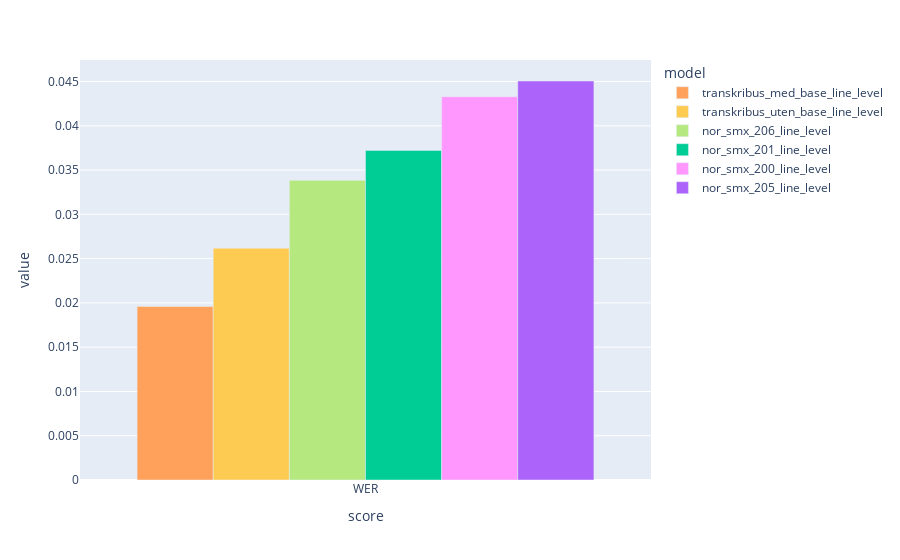

Notebook code for this chart:
### Code cell
plot_df = plot_data_df[plot_data_df.score.apply(lambda x: "1" not in x)]
plot_df = plot_df[plot_df.model.apply(lambda x: "sme" not in x)]
plot_df = plot_df[plot_df.model.apply(lambda x: "page" not in x)]
plot_df = plot_df[plot_df.model.apply(lambda x: "20" in x or "transkribus" in x)]
plot_df = plot_df[plot_df.score.apply(lambda x: "WER" in x)]

plot_df = plot_df.sort_values("value")
plot_df.plot.bar(
    x="score", y="value", color="model", barmode="group", color_discrete_map=color_map
)

### Figure 1 — Plotly figure (JSON) as saved in the notebook; plotly's stock layout.template omitted (floating-point values rounded to 4 significant figures)
{"data": [{"alignmentgroup": "True", "hovertemplate": "model=transkribus_med_base_line_level<br>score=%{x}<br>value=%{y}<extra></extra>", "legendgroup": "transkribus_med_base_line_level", "marker": {"color": "#FFA15A", "pattern": {"shape": ""}}, "name": "transkribus_med_base_line_level", "offsetgroup": "transkribus_med_base_line_level", "orientation": "v", "showlegend": true, "textposition": "auto", "type": "bar", "x": ["WER"], "xaxis": "x", "y": [0.01959], "yaxis": "y"}, {"alignmentgroup": "True", "hovertemplate": "model=transkribus_uten_base_line_level<br>score=%{x}<br>value=%{y}<extra></extra>", "legendgroup": "transkribus_uten_base_line_level", "marker": {"color": "#FECB52", "pattern": {"shape": ""}}, "name": "transkribus_uten_base_line_level", "offsetgroup": "transkribus_uten_base_line_level", "orientation": "v", "showlegend": true, "textposition": "auto", "type": "bar", "x": ["WER"], "xaxis": "x", "y": [0.02618], "yaxis": "y"}, {"alignmentgroup": "True", "hovertemplate": "model=nor_smx_206_line_level<br>score=%{x}<br>value=%{y}<extra></extra>", "legendgroup": "nor_smx_206_line_level", "marker": {"color": "#B6E880", "pattern": {"shape": ""}}, "name": "nor_smx_206_line_level", "offsetgroup": "nor_smx_206_line_level", "orientation": "v", "showlegend": true, "textposition": "auto", "type": "bar", "x": ["WER"], "xaxis": "x", "y": [0.03384], "yaxis": "y"}, {"alignmentgroup": "True", "hovertemplate": "model=nor_smx_201_line_level<br>score=%{x}<br>value=%{y}<extra></extra>", "legendgroup": "nor_smx_201_line_level", "marker": {"color": "#00CC96", "pattern": {"shape": ""}}, "name": "nor_smx_201_line_level", "offsetgroup": "nor_smx_201_line_level", "orientation": "v", "showlegend": true, "textposition": "auto", "type": "bar", "x": ["WER"], "xaxis": "x", "y": [0.03722], "yaxis": "y"}, {"alignmentgroup": "True", "hovertemplate": "model=nor_smx_200_line_level<br>score=%{x}<br>value=%{y}<extra></extra>", "legendgroup": "nor_smx_200_line_level", "marker": {"color": "#FF97FF", "pattern": {"shape": ""}}, "name": "nor_smx_200_line_level", "offsetgroup": "nor_smx_200_line_level", "orientation": "v", "showlegend": true, "textposition": "auto", "type": "bar", "x": ["WER"], "xaxis": "x", "y": [0.04328], "yaxis": "y"}, {"alignmentgroup": "True", "hovertemplate": "model=nor_smx_205_line_level<br>score=%{x}<br>value=%{y}<extra></extra>", "legendgroup": "nor_smx_205_line_level", "marker": {"color": "#AB63FA", "pattern": {"shape": ""}}, "name": "nor_smx_205_line_level", "offsetgroup": "nor_smx_205_line_level", "orientation": "v", "showlegend": true, "textposition": "auto", "type": "bar", "x": ["WER"], "xaxis": "x", "y": [0.04506], "yaxis": "y"}], "layout": {"barmode": "group", "legend": {"title": {"text": "model"}, "tracegroupgap": 0}, "margin": {"t": 60}, "xaxis": {"anchor": "y", "domain": [0, 1], "title": {"text": "score"}}, "yaxis": {"anchor": "x", "domain": [0, 1], "title": {"text": "value"}}}}
